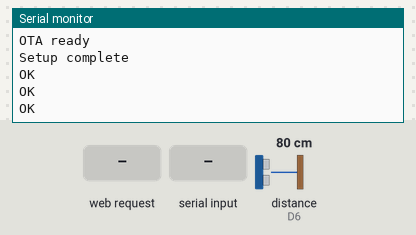
This sketch was run on a simulated ESP8266 (NodeMCU). Shown: the last lines printed to the serial monitor. Wiring (inferred from the names in the program): ultrasonic range finder: trigger D5; echo D6. The test bench sets the inputs (shaded band); at power-on: distance to the obstacle (sensor on D6) 80 cm. The echo pulse lasts 58.3 µs per cm; the modem accepts every AT command (registered, SIM ready, sends succeed) and sends nothing else.

Above: at 4.2 s.
4.3 s: HTTP request GET / received
At 4.9 s:
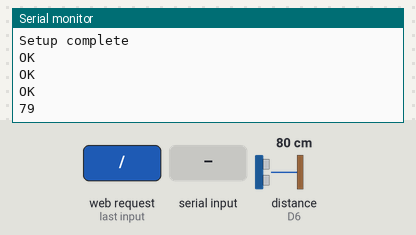
7.3 s: "+CREG: 0,1" received over the second serial link
10.3 s: "?" received over the second serial link
At 12.2 s:
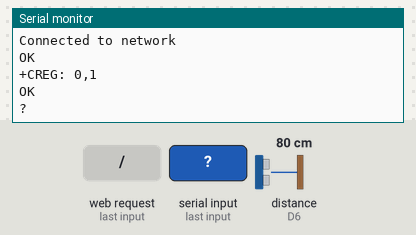
12.8 s: "water" received over the second serial link
At 15.0 s:
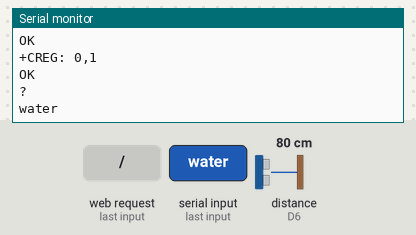
15.3 s: "Water" received over the second serial link
At 17.4 s:
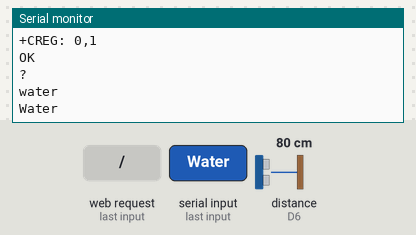
17.8 s: "level" received over the second serial link
At 19.1 s:
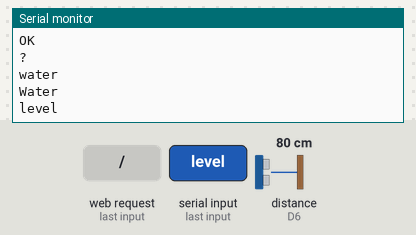

Measured:
- after the input at 4.3 s, the serial monitor: prints a new line at once (image 1)
- after the input at 10.3 s, the serial monitor: prints a new line after 1.0 s (image 2)
- after the input at 12.8 s, the serial monitor: prints a new line after 1.0 s (image 3)
- after the input at 15.3 s, the serial monitor: prints a new line after 1.0 s (image 4)
- after the input at 17.8 s, the serial monitor: prints a new line after 1.0 s (image 5)

The sketch:

SmartGauge_Wifi.ino
```cpp
#include <ESP8266WiFi.h>
#include <SoftwareSerial.h>
#include "OTA_config.h"
#include "html.h" // Include the HTML template file

// Pin definitions
#define trigPin D5  // Trig pin of ultrasonic sensor
#define echoPin D6  // Echo pin of ultrasonic sensor

// SoftwareSerial object to communicate with SIM800L
SoftwareSerial sim800l(D2, D1); // TX, RX

// Configuration and state variables
bool isConnected = false;
unsigned long restartInterval = 5 * 60 * 1000; // 5 minutes
unsigned long lastRestartTime = 0;
const int samplePeriod = 100; // 100 milliseconds
const int dataPeriod = 20000; // 20 seconds
const int acceptableMin = 10; // Minimum distance in cm
const int acceptableMax = 250; // Maximum distance in cm
unsigned long lastSampleTime = 0;
unsigned long lastValidDataTime = 0;
unsigned long currentTime;
const int maxValues = dataPeriod / samplePeriod;
int values[maxValues];
int valuesCount = 0;
int currentIndex = 0;
const int NO_VALID_DATA = -1; // Special value for no valid data
unsigned long lastConnectionCheck = 0;
const unsigned long connectionCheckInterval = 5000; // 5 seconds

int heighttank = 240;
int gap = 7;

void setup() {
  Serial.begin(9600);
  sim800l.begin(9600);
  setupOTA();

  pinMode(trigPin, OUTPUT); // Trigger pin will output pulses
  pinMode(echoPin, INPUT);  // Echo pin will receive pulses

  initializeSIM800L();
  Serial.println("Setup complete");
  lastValidDataTime = millis(); // Initialize last valid data time
}

void loop() {
  currentTime = millis();
  handleOTA();
  handleRestart();
  checkGSMConnection();
  sampleSensor();
  processReceivedSMS();
}

void initializeSIM800L() {
  sim800l.println("AT"); // Check communication
  delay(1000);
  sim800l.println("AT+CMGF=1"); // Set to text mode
  delay(1000);
  sim800l.println("AT+CNMI=2,2,0,0,0"); // Auto-forward received SMS
  delay(1000);
}

void handleRestart() {
  if (currentTime - lastRestartTime >= restartInterval) {
    lastRestartTime = millis();
    ESP.restart(); // Soft reset the ESP8266
  }
}

void checkGSMConnection() {
  if (currentTime - lastConnectionCheck >= connectionCheckInterval) {
    lastConnectionCheck = currentTime;
    if (!isConnected) {
      isConnected = connectToNetwork();
      if (isConnected) {
        Serial.println("Connected to network");
        configureSMSMode();
      } else {
        Serial.println("Failed to connect to network");
        delay(5000); // Wait before retrying
      }
    }
  }
}

bool connectToNetwork() {
  for (int attempt = 0; attempt < 3; attempt++) {
    sim800l.println("AT+CREG?");
    delay(1000);
    if (sim800l.available()) {
      String response = sim800l.readString();
      if (response.indexOf("+CREG: 0,1") != -1 || response.indexOf("+CREG: 0,5") != -1) {
        return true;
      }
    }
    delay(1000);
  }
  return false;
}

void configureSMSMode() {
  sim800l.println("AT+CMGF=1");
  delay(1000);
  sim800l.println("AT+CNMI=2,2,0,0,0");
  delay(1000);
}

void sampleSensor() {
  if (currentTime - lastSampleTime >= samplePeriod) {
    int distance = getDistance();
    if (distance >= acceptableMin && distance <= acceptableMax) {
      values[currentIndex] = distance;
      currentIndex = (currentIndex + 1) % maxValues;
      if (valuesCount < maxValues) valuesCount++;
      lastValidDataTime = currentTime;
    }
    lastSampleTime = currentTime;
  }
}

int getDistance() {
  digitalWrite(trigPin, LOW);
  delayMicroseconds(2);
  digitalWrite(trigPin, HIGH);
  delayMicroseconds(10);
  digitalWrite(trigPin, LOW);
  long duration = pulseIn(echoPin, HIGH);
  return duration * 0.034 / 2;
}

int calculateMode() {
  if (valuesCount == 0) return NO_VALID_DATA;
  int mode = values[0], maxCount = 0;
  for (int i = 0; i < valuesCount; i++) {
    int count = 0;
    for (int j = 0; j < valuesCount; j++) {
      if (values[j] == values[i]) count++;
    }
    if (count > maxCount) {
      maxCount = count;
      mode = values[i];
    }
  }
  return maxCount > 1 ? mode : NO_VALID_DATA;
}

int getWaterLevel() {
  int distance = calculateMode();
  if (currentTime - lastValidDataTime >= dataPeriod) {
    distance = NO_VALID_DATA;
  }
  if (distance == NO_VALID_DATA) {
    Serial.println("No valid data");
    return NO_VALID_DATA;
  } else {
    Serial.println(distance);
    // Calculate water level in feet and percentage
    float waterLevel = heighttank - (distance - gap);
    float waterLevelFeet = waterLevel / 30.48;
    int waterLevelPercent = (waterLevel * 100) / heighttank;
    return waterLevel; // Return waterLevel instead of waterLevelFeet
  }
}


void processReceivedSMS() {
  if (sim800l.available()) {
    String sms = sim800l.readString();
    Serial.println(sms);
    if (sms.indexOf("?") != -1 || sms.indexOf("water") != -1 || sms.indexOf("Water") != -1 || sms.indexOf("level") != -1 || sms.indexOf("Level") != -1) {
      String senderNumber = parseSenderNumber(sms);
      if (senderNumber.length() > 0) {
        sendReply(senderNumber, getWaterLevel());
      }
    }
  }
}

String parseSenderNumber(String sms) {
  int startPos = sms.indexOf("\"", sms.indexOf("+"));
  int endPos = sms.indexOf("\"", startPos + 1);
  if (startPos != -1 && endPos != -1) {
    return sms.substring(startPos + 1, endPos);
  }
  return "";
}

void sendReply(String number, int waterLevel) {
  sim800l.println("AT+CMGS=\"" + number + "\"");
  delay(1000);
  if (waterLevel == NO_VALID_DATA) {
    sim800l.print("Dear user,\n");
    sim800l.print("  Please note that the water level is not measurable at the moment either because the Sensor has failed or the device has been misaligned/removed. Please take necessary actions to experience an uninterrupted service.\n\n");
    sim800l.print("SmartGauge,\n");
    sim800l.print("Jagro (pvt) ltd.");
  } else {
    float waterLevelFeet = waterLevel / 30.48;
    int waterLevelPercent = (waterLevel * 100) / heighttank;

    sim800l.print("Dear user,\n");
    sim800l.print("  The current water level is ");
    sim800l.print(waterLevelFeet, 2);
    sim800l.print(" feet (");
    sim800l.print(waterLevelPercent);
    sim800l.print("%).\n\n");
    sim800l.print("SmartGauge,\n");
    sim800l.print("Jagro (pvt) ltd.");
  }
  delay(1000);
  sim800l.write(26); // ASCII code for Ctrl+Z to send the SMS
  delay(1000);
}
```

html.h
```cpp
#ifndef HTML_H
#define HTML_H

#include <pgmspace.h>

// HTML page template for water level display
const char dataPageTemplate[] PROGMEM = R"rawliteral(
<!DOCTYPE html>
<html lang="en">
<head>
  <meta name="viewport" content="width=device-width, initial-scale=1.0">
  <title>Water Level</title>
  <style>
    body { font-family: Arial, sans-serif; text-align: center; background-color: #f2f2f2; }
    .container { margin-top: 50px; background-color: #ffffff; border-radius: 8px; padding: 20px; box-shadow: 0 4px 8px rgba(0, 0, 0, 0.1); }
    h1 { color: #ff5252; }
    .water-level { font-size: 24px; margin-top: 20px; }
    .tank { width: 200px; height: 400px; background-color: #add8e6; border-radius: 20px 20px 0 0; position: relative; overflow: hidden; margin: 20px auto; display: flex; align-items: center; justify-content: center; }
    .percentage { font-size: 24px; color: #333; }
  </style>
</head>
<body>
  <div class="container">
    <h1>Current Water Level</h1>
    <div class="water-level">
      <p>Water Level: %.2f ft (%.0f%%)</p>
      <div class="tank">
        <div class="percentage"><b>%.0f%%</b></div>
      </div>
    </div>
  </div>
</body>
</html>
)rawliteral";

// HTML page template for no data available
const char noDataPage[] PROGMEM = R"rawliteral(
<!DOCTYPE html>
<html lang="en">
<head>
  <meta name="viewport" content="width=device-width, initial-scale=1.0">
  <title>No Data Available</title>
  <style>
    body { font-family: Arial, sans-serif; text-align: center; background-color: #f2f2f2; }
    .container { margin-top: 50px; background-color: #ffffff; border-radius: 8px; padding: 20px; box-shadow: 0 4px 8px rgba(0, 0, 0, 0.1); }
    h1 { color: #ff5252; }
    .error { color: #ff5252; font-size: 18px; margin-top: 20px; }
  </style>
</head>
<body>
  <div class="container">
    <h1>No Data Available</h1>
    <p>Please check the sensor or the device alignment.</p>
    <div class="error">
      <p>Error!</p>
    </div>
  </div>
</body>
</html>
)rawliteral";

#endif
```

OTA_config.h
```cpp
#ifndef OTACONFIG_H
#define OTACONFIG_H

#include <ESP8266WiFi.h>
#include <ArduinoOTA.h>
#include <DNSServer.h>
#include <ESPAsyncWebServer.h>
#include "html.h"

// Declare the getWaterLevel function
extern int getWaterLevel();
// Declare heighttank as extern
extern int heighttank;

// WiFi configuration
const char* ssid = "SmartGauge Jagro";
const char* password = "jagro@4251";
const byte DNS_PORT = 53;
IPAddress apIP(192, 168, 1, 1);
DNSServer dnsServer;
AsyncWebServer server(80);

void setupOTA() {
  // Set up WiFi Access Point
  WiFi.softAP(ssid, password);
  WiFi.softAPConfig(apIP, apIP, IPAddress(255, 255, 255, 0));
  Serial.println();
  Serial.print("Access Point \"");
  Serial.print(ssid);
  Serial.println("\" started");

  // Start the DNS server for captive portal redirection
  dnsServer.start(DNS_PORT, "*", apIP);

  // Print the IP address
  Serial.print("IP Address: ");
  Serial.println(WiFi.softAPIP());

  // OTA setup
  ArduinoOTA.onStart([]() {
    String type;
    if (ArduinoOTA.getCommand() == U_FLASH) {
      type = "sketch";
    } else {  // U_SPIFFS
      type = "filesystem";
    }
    Serial.println("Start updating " + type);
  });

  ArduinoOTA.onEnd([]() {
    Serial.println("\nEnd");
  });

  ArduinoOTA.onProgress([](unsigned int progress, unsigned int total) {
    Serial.printf("Progress: %u%%\r", (progress / (total / 100)));
  });

  ArduinoOTA.onError([](ota_error_t error) {
    Serial.printf("Error[%u]: ", error);
    if (error == OTA_AUTH_ERROR) {
      Serial.println("Auth Failed");
    } else if (error == OTA_BEGIN_ERROR) {
      Serial.println("Begin Failed");
    } else if (error == OTA_CONNECT_ERROR) {
      Serial.println("Connect Failed");
    } else if (error == OTA_RECEIVE_ERROR) {
      Serial.println("Receive Failed");
    } else if (error == OTA_END_ERROR) {
      Serial.println("End Failed");
    }
  });

  ArduinoOTA.begin();
  Serial.println("OTA ready");

  // Handle HTTP requests
  server.on("/", HTTP_GET, [](AsyncWebServerRequest *request) {
    int waterLevel = getWaterLevel();
    if (waterLevel == -1) {
      request->send_P(200, "text/html", noDataPage);
    } else {
      float waterLevelFeet = waterLevel / 30.48;
      float waterLevelPercent = (waterLevel * 100) / heighttank;

      char dataPageBuffer[2200];
      snprintf(dataPageBuffer, sizeof(dataPageBuffer), dataPageTemplate, waterLevelFeet, waterLevelPercent, waterLevelPercent, waterLevelPercent);

      //Serial.println(dataPageBuffer);  // Debug print the buffer to check the content

      request->send_P(200, "text/html", dataPageBuffer);
    }
  });

  server.onNotFound([](AsyncWebServerRequest* request) {
    request->redirect("/");
  });

  server.begin();
}

void handleOTA() {
  dnsServer.processNextRequest();
  ArduinoOTA.handle();
}

#endif
```
